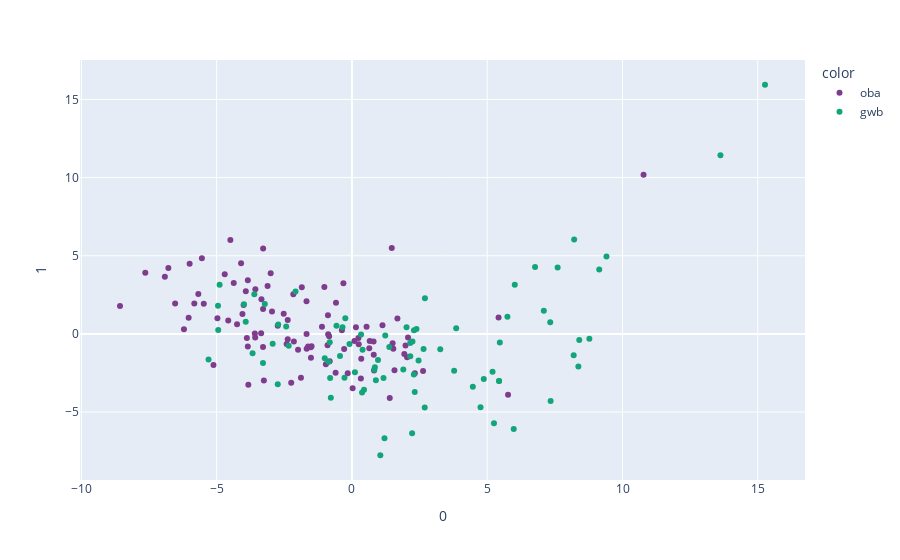

The code cell stored with this chart in its notebook:
### Code cell
fig = px.scatter(pcafit2, 
                 x=0, 
                 y=1, 
                 color=combined['source'],
                 hover_name=combined['date'],
                 color_discrete_sequence=px.colors.qualitative.Bold)
fig.show()
